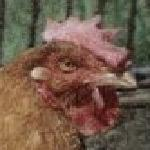
#> input picture Images/ChickenHead/chickenside0001.jpg, 150 x 150 px; its folder holds only this picture in this run
$ jupyter execute --allow-errors Sinanan_Final.ipynb
#> lines starting #> are read from the running program, lines starting #| are printed output that depends on the picture
[cell 1]
import numpy as np
import pandas as pd

from sklearn.metrics import accuracy_score

import os
import pickle

# Images
from skimage.transform import resize
from skimage.io import imread

[cell 2]
imgDir = "Images/"
categories = ["ChickenHead", "ElephantHead"]

flat_data_arr = []
target_arr = []

for i in categories:
    print('Loading Category:', i)
    path = os.path.join(imgDir, i)
    for img in os.listdir(path):
        img_array = imread(os.path.join(path, img))
#> img_array is the input picture: shape (150, 150, 3); mean R, G, B 114, 90.5, 73.7
        img_resized = resize(img_array, (150, 150, 3))
        flat_data_arr.append(img_resized.flatten())
        target_arr.append(categories.index(i))
    print("Loaded Category", i, "successfully!")

[cell 3]
flat_data = np.array(flat_data_arr)
target = np.array(target_arr)

df = pd.DataFrame(flat_data)
#> df = table of 2 rows and 67500 columns
df['Target'] = target

df.head()
#> Out = table of 2 rows and 67501 columns

[cell 4]
X = df.values[:, :-1]
y = df.values[:, -1]
#> y = [0, 1]

[cell 5]
from sklearn.model_selection import train_test_split

x_train, x_test, y_train, y_test = train_test_split (X, y, test_size=0.2, random_state=47)
#> y_train = [1]; y_test = [0]

[cell 6]
# Random Forest
from sklearn.ensemble import RandomForestClassifier

maxTrainAccuracy = 0.0
maxTrainN = 0

maxTestAccuracy = 0.0
maxTestN = 0

for n in range(1, 25, 1):
    rf = RandomForestClassifier(n_estimators=n)
    rf.fit (x_train, y_train)

    y_pred_train = rf.predict(x_train)
    y_pred_test = rf.predict(x_test)

    train_a = accuracy_score(y_pred_train, y_train)
    test_a = accuracy_score(y_pred_test, y_test)


    if train_a > maxTrainAccuracy:
        maxTrainAccuracy = train_a
        maxTrainN = n

    if test_a > maxTestAccuracy:
        maxTestAccuracy = test_a
        maxTestN = n
#> this loop made 24 passes
#> after the loop, maxTestAccuracy = 0; maxTestN = 0; maxTrainAccuracy = 1; maxTrainN = 1

print("Train Accuracy is", maxTrainAccuracy, "for n =", maxTrainN)
#| Train Accuracy is 1.0 for n = 1
print("Test Accuracy is", maxTestAccuracy, "for n =", maxTestN)
#| Test Accuracy is 0.0 for n = 0

[cell 7]
# Support Vector Machine
from sklearn.svm import SVC

s = SVC(kernel='rbf', C=1.0, gamma='auto')
#> (the rest of this cell did not finish here and is left out)

[cell 8]
# Adaboost
from sklearn.ensemble import AdaBoostClassifier

maxTrainAccuracy = 0.0
maxTrainN = 0

maxTestAccuracy = 0.0
maxTestN = 0

for n in range(1, 25, 1):
    ab = AdaBoostClassifier (n_estimators = n)
    ab.fit(x_train, y_train)

    y_pred_train = ab.predict(x_train)
    y_pred_test = ab.predict(x_test)

    train_a = accuracy_score(y_pred_train, y_train)
    test_a = accuracy_score(y_pred_test, y_test)


    if train_a > maxTrainAccuracy:
        maxTrainAccuracy = train_a
        maxTrainN = n

    if test_a > maxTestAccuracy:
        maxTestAccuracy = test_a
        maxTestN = n
#> after the loop, maxTestAccuracy = 0; maxTestN = 0; maxTrainAccuracy = 1; maxTrainN = 1
print("Train Accuracy is", maxTrainAccuracy, "for n =", maxTrainN)
#| Train Accuracy is 1.0 for n = 1
print("Test Accuracy is", maxTestAccuracy, "for n =", maxTestN)
#| Test Accuracy is 0.0 for n = 0

[cell 9]
# KNN
from sklearn.neighbors import KNeighborsClassifier

maxTrainAccuracy = 0.0
maxTrainK = 0

maxTestAccuracy = 0.0
maxTestK = 0

#> (the rest of this cell did not finish here and is left out)

[cell 10]
# Neural Network
from sklearn.neural_network import MLPClassifier

r = MLPClassifier(hidden_layer_sizes = (5, 2), activation='identity', solver='sgd', max_iter=500)

[cell 11]
r.fit(x_train, y_train)

y_pred_train = r.predict(x_train)
y_pred_test = r.predict(x_test)

print("Train accuracy score: ", accuracy_score(y_pred_train, y_train))
#| Train accuracy score:  1.0
print("Test accuracy score: ", accuracy_score(y_pred_test, y_test))
#| Test accuracy score:  0.0

[cell 12]
pickle.dump(r, open("ElephantOrChickenModel.p", "wb"))

[cell 13]
model = pickle.load(open("ElephantOrChickenModel.p", "rb"))

[cell 14]
testImage = 'testImages/elephent1.jpg'
img_array = imread(testImage)
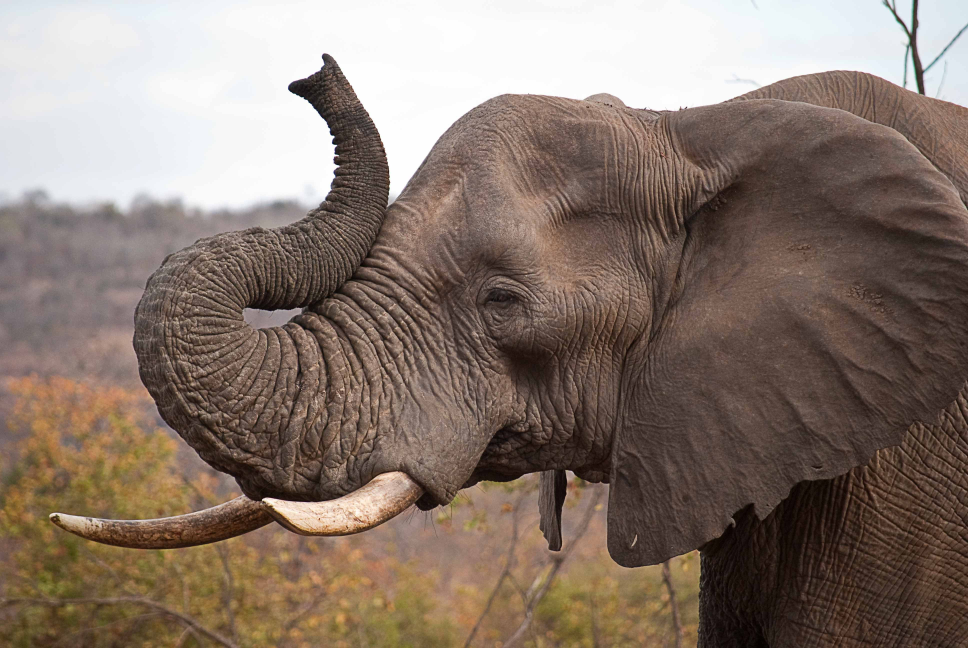
#> input picture testImages/elephent1.jpg, 3872 x 2592 px (shown at 1/4 size)
#> img_array is the input picture: shape (2592, 3872, 3); mean R, G, B 135.6, 119.4, 108.9
img_resized = resize(img_array, (150, 150, 3))
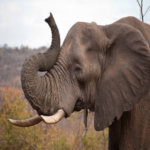
#> img_resized: shape (150, 150, 3) float64; mean R, G, B 0.532, 0.468, 0.427
test_data = np.array(img_resized.flatten())
test_data = test_data.reshape(1, -1)
print (test_data.shape)
#| (1, 67500)

[cell 15]
p = model.predict(test_data)
#> p = [1]
if p == 0: print("Chicken Head")
else: print ("Elephant Head")

[cell 16]
testImage = 'testImages/chicken1.png'
img_array = imread(testImage)
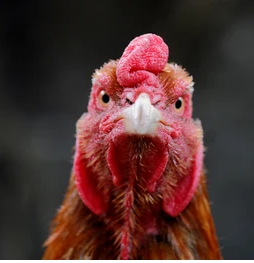
#> input picture testImages/chicken1.png, 254 x 263 px
#> img_array is the input picture: shape (263, 254, 3); mean R, G, B 81.5, 50.4, 48.2
img_resized = resize(img_array, (150, 150, 3))
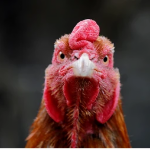
#> img_resized: shape (150, 150, 3) float64; mean R, G, B 0.32, 0.199, 0.19
test_data = np.array(img_resized.flatten())
test_data = test_data.reshape(1, -1)
print (test_data.shape)
#| (1, 67500)
